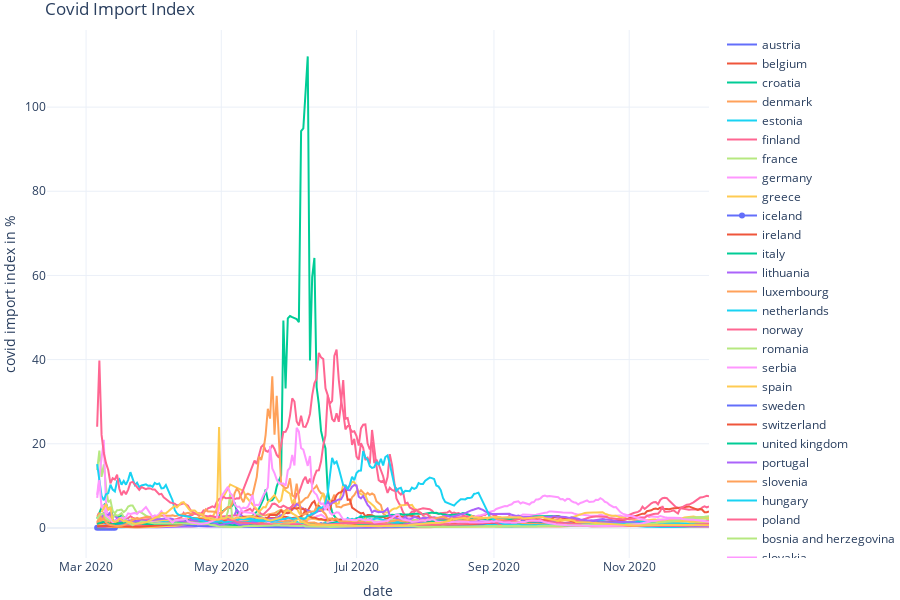

Notebook code cell kept with this figure:
### Code cell
def plot_covid_import_concentration():
    plots = []

    for c in eu_countries:
        dfc = df_in[df_in.end_name == c]
        travel_counts = dfc['travel_counts'].rolling(7).mean()
        covid_flow = dfc['covid_flow'].rolling(7).mean()
        covid_per_million_in = 1000000*covid_flow/travel_counts
                                                       
        index = covid_per_million_in / dfc['end_new_cases_smoothed_per_million']
        plot = go.Scatter(x=dfc.date,y=index, name=c)
        plots.append(plot)
    fig = go.Figure(data=plots, layout=go.Layout(barmode='group'))

    fig.update_layout(template="plotly_white", margin=dict(l=0, r=0, t=30, b=0))

    fig.update_layout(
        height=600,
        title="Covid Import Index",
        xaxis_title="date",
        yaxis_title="covid import index in %"
    )
    return fig

plot_covid_import_concentration().show()

### Figure 1 — Plotly figure (JSON) as saved in the notebook; plotly's stock layout.template omitted (floating-point values rounded to 4 significant figures; data arrays with more than 128 entries replaced by an {"elided": "..."} marker saying what was removed)
{"data": [{"name": "austria", "type": "scatter", "x": {"elided": "281 str values"}, "y": {"elided": "281 float values"}}, {"name": "belgium", "type": "scatter", "x": {"elided": "281 str values"}, "y": {"elided": "281 float values"}}, {"name": "croatia", "type": "scatter", "x": {"elided": "275 str values"}, "y": {"elided": "275 float values"}}, {"name": "czech republic", "type": "scatter", "x": [], "y": []}, {"name": "denmark", "type": "scatter", "x": {"elided": "281 str values"}, "y": {"elided": "281 float values"}}, {"name": "estonia", "type": "scatter", "x": {"elided": "196 str values"}, "y": {"elided": "196 float values"}}, {"name": "finland", "type": "scatter", "x": {"elided": "240 str values"}, "y": {"elided": "240 float values"}}, {"name": "france", "type": "scatter", "x": {"elided": "281 str values"}, "y": {"elided": "281 float values"}}, {"name": "germany", "type": "scatter", "x": {"elided": "281 str values"}, "y": {"elided": "281 float values"}}, {"name": "greece", "type": "scatter", "x": {"elided": "223 str values"}, "y": {"elided": "223 float values"}}, {"name": "iceland", "type": "scatter", "x": ["2020-02-29", "2020-03-01", "2020-03-02", "2020-03-03", "2020-03-04", "2020-03-05", "2020-03-06", "2020-03-07", "2020-03-08", "2020-03-09", "2020-03-10", "2020-03-11", "2020-03-12", "2020-03-13", "2020-03-14"], "y": [null, null, null, null, null, null, 0.0193, 0.02077, 0.02674, 0.02977, 0.03478, 0.04327, 0.04783, 0.04823, 0.05244]}, {"name": "ireland", "type": "scatter", "x": {"elided": "281 str values"}, "y": {"elided": "281 float values"}}, {"name": "italy", "type": "scatter", "x": {"elided": "280 str values"}, "y": {"elided": "280 float values"}}, {"name": "lithuania", "type": "scatter", "x": {"elided": "232 str values"}, "y": {"elided": "232 float values"}}, {"name": "luxembourg", "type": "scatter", "x": {"elided": "281 str values"}, "y": {"elided": "281 float values"}}, {"name": "netherlands", "type": "scatter", "x": {"elided": "281 str values"}, "y": {"elided": "281 float values"}}, {"name": "norway", "type": "scatter", "x": {"elided": "280 str values"}, "y": {"elided": "280 float values"}}, {"name": "romania", "type": "scatter", "x": {"elided": "281 str values"}, "y": {"elided": "281 float values"}}, {"name": "serbia", "type": "scatter", "x": {"elided": "235 str values"}, "y": {"elided": "235 float values"}}, {"name": "spain", "type": "scatter", "x": {"elided": "281 str values"}, "y": {"elided": "281 float values"}}, {"name": "sweden", "type": "scatter", "x": {"elided": "281 str values"}, "y": {"elided": "281 float values"}}, {"name": "switzerland", "type": "scatter", "x": {"elided": "281 str values"}, "y": {"elided": "281 float values"}}, {"name": "united kingdom", "type": "scatter", "x": {"elided": "281 str values"}, "y": {"elided": "281 float values"}}, {"name": "portugal", "type": "scatter", "x": {"elided": "281 str values"}, "y": {"elided": "281 float values"}}, {"name": "slovenia", "type": "scatter", "x": {"elided": "275 str values"}, "y": {"elided": "275 float values"}}, {"name": "hungary", "type": "scatter", "x": {"elided": "281 str values"}, "y": {"elided": "281 float values"}}, {"name": "poland", "type": "scatter", "x": {"elided": "281 str values"}, "y": {"elided": "281 float values"}}, {"name": "bosnia and herzegovina", "type": "scatter", "x": {"elided": "266 str values"}, "y": {"elided": "266 float values"}}, {"name": "slovakia", "type": "scatter", "x": {"elided": "271 str values"}, "y": {"elided": "271 float values"}}, {"name": "bulgaria", "type": "scatter", "x": {"elided": "281 str values"}, "y": {"elided": "281 float values"}}], "layout": {"barmode": "group", "height": 600, "margin": {"b": 0, "l": 0, "r": 0, "t": 30}, "title": {"text": "Covid Import Index"}, "xaxis": {"title": {"text": "date"}}, "yaxis": {"title": {"text": "covid import index in %"}}}}
